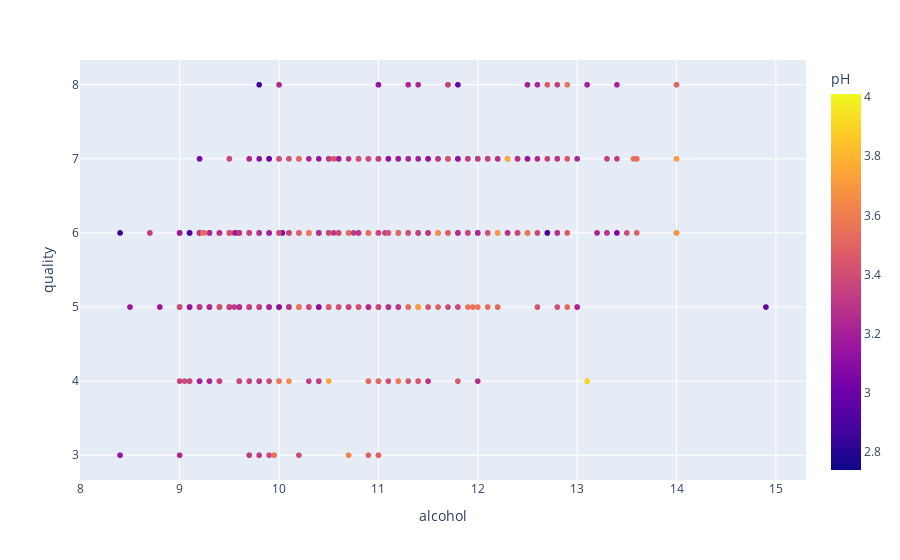

The code cell stored with this chart in its notebook:
### Code cell
px.scatter(data_frame=df,x='alcohol',y='quality',color='pH')

### Figure 1 — Plotly figure (JSON) as saved in the notebook; plotly's stock layout.template omitted (floating-point values rounded to 4 significant figures; data arrays with more than 128 entries replaced by an {"elided": "..."} marker saying what was removed)
{"data": [{"hovertemplate": "alcohol=%{x}<br>quality=%{y}<br>pH=%{marker.color}<extra></extra>", "legendgroup": "", "marker": {"color": {"elided": "1599 float values"}, "coloraxis": "coloraxis", "symbol": "circle"}, "mode": "markers", "name": "", "showlegend": false, "type": "scattergl", "x": {"elided": "1599 float values"}, "xaxis": "x", "y": {"elided": "1599 int values"}, "yaxis": "y"}], "layout": {"coloraxis": {"colorbar": {"title": {"text": "pH"}}, "colorscale": [[0, "#0d0887"], [0.1111, "#46039f"], [0.2222, "#7201a8"], [0.3333, "#9c179e"], [0.4444, "#bd3786"], [0.5556, "#d8576b"], [0.6667, "#ed7953"], [0.7778, "#fb9f3a"], [0.8889, "#fdca26"], [1, "#f0f921"]]}, "legend": {"tracegroupgap": 0}, "margin": {"t": 60}, "xaxis": {"anchor": "y", "domain": [0, 1], "title": {"text": "alcohol"}}, "yaxis": {"anchor": "x", "domain": [0, 1], "title": {"text": "quality"}}}}
